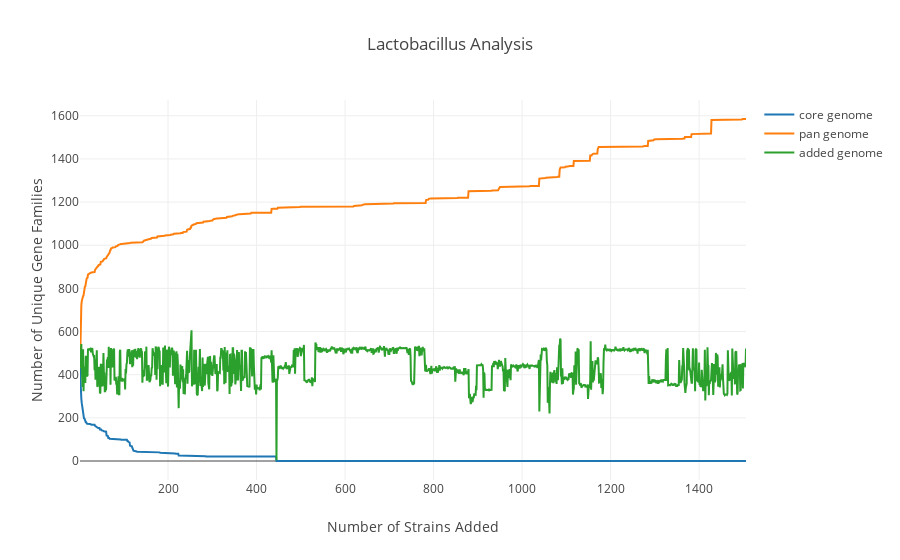

Notebook code for this chart:
### Code cell
plotly.offline.init_notebook_mode(connected=True)

trace1 = go.Scatter(
    x = list(range(1,1507)),
    y = coregenome_sizes,
    mode = 'lines',
    name = 'core genome'
)
trace2 = go.Scatter(
    x = list(range(1,1507)),
    y = pangenome_sizes,
    mode = 'lines',
    name = 'pan genome'
)
trace3 = go.Scatter(
    x = list(range(1,1507)),
    y = genome_sizes,
    mode = 'lines',
    name = 'added genome'
)
data = [trace1, trace2,trace3]

layout = dict(title = 'Lactobacillus Analysis',
              xaxis = dict(title = 'Number of Strains Added'),
              yaxis = dict(title = 'Number of Unique Gene Families'),
              )

fig = dict(data=data, layout=layout)

plotly.offline.iplot(fig, filename='pangenome-line')

### Figure 1 — Plotly figure (JSON) as saved in the notebook; plotly's stock layout.template omitted (floating-point values rounded to 4 significant figures; data arrays with more than 128 entries replaced by an {"elided": "..."} marker saying what was removed)
{"data": [{"mode": "lines", "name": "core genome", "type": "scatter", "x": {"elided": "1506 int values"}, "y": {"elided": "1507 int values"}}, {"mode": "lines", "name": "pan genome", "type": "scatter", "x": {"elided": "1506 int values"}, "y": {"elided": "1507 int values"}}, {"mode": "lines", "name": "added genome", "type": "scatter", "x": {"elided": "1506 int values"}, "y": {"elided": "1507 int values"}}], "layout": {"title": "Lactobacillus Analysis", "xaxis": {"title": "Number of Strains Added"}, "yaxis": {"title": "Number of Unique Gene Families"}}}
